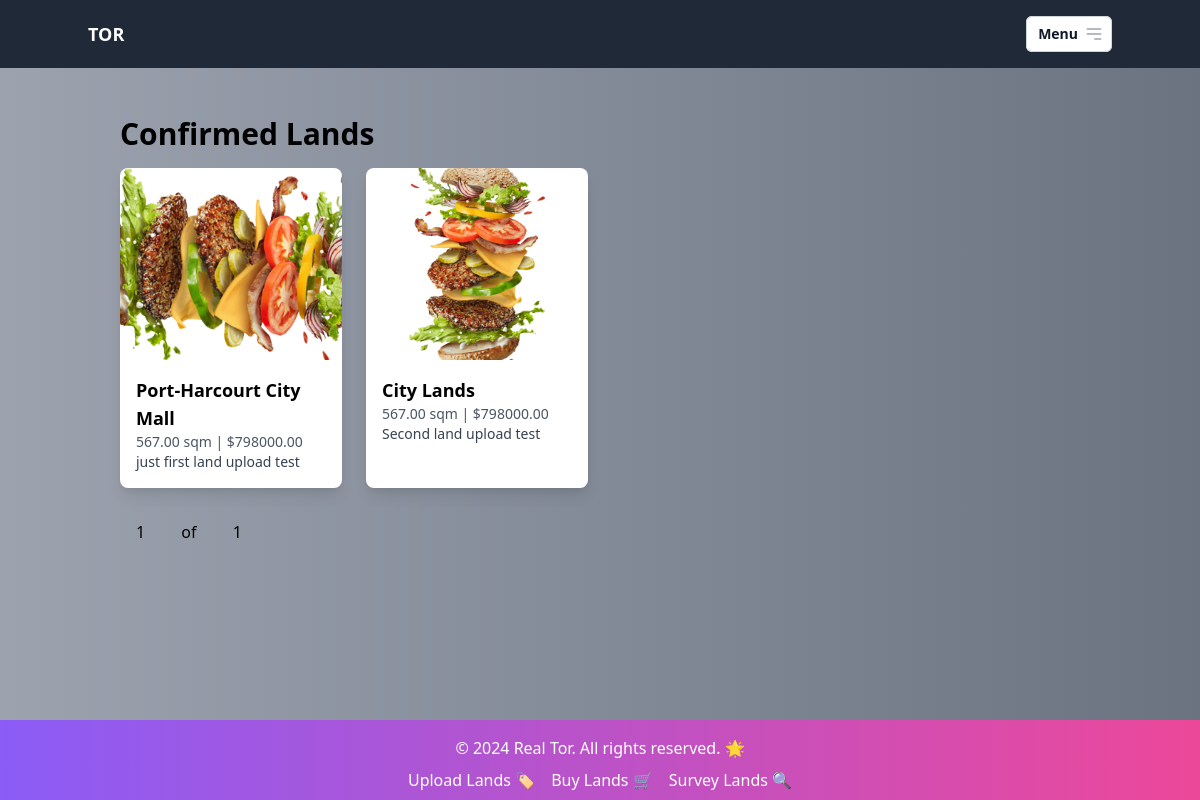
Page /lands/confirmed/ (signed in) on the earlier database version.
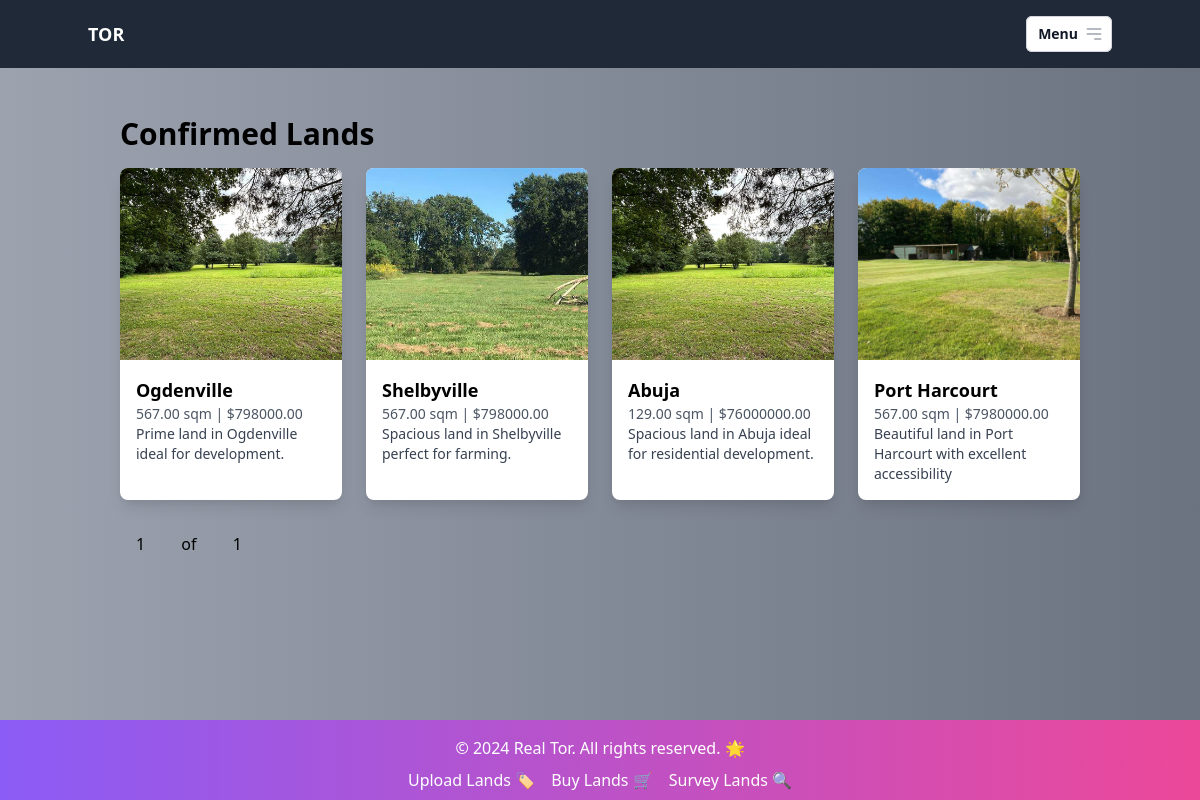
Same page on the later database version.
### lands/models.py (models this page shows, shortened)
class Land(models.Model):
    location = models.CharField(max_length=100)
    size = models.DecimalField(max_digits=10, decimal_places=2)
    price = models.DecimalField(max_digits=10, decimal_places=2)
    description = models.TextField()
    ownership_status = models.BooleanField(default=False, verbose_name="Ownership Status")
    confirmation_status = models.BooleanField(default=False, verbose_name="Confirmation Status")
    images = models.ImageField(upload_to="land_images", blank=True, null=True)
    document = models.FileField(upload_to="land_documents", blank=True, null=True)
    owner = models.ForeignKey(User, on_delete=models.CASCADE, related_name="lands", verbose_name="Owner")
    class Meta:
        verbose_name = "Land"
        verbose_name_plural = "Lands"

### lands/views.py (the view)
# urls.py: path('confirmed/', confirmed_lands, name='confirmed_lands'),
@login_required
def confirmed_lands(request):
    confirmed_lands = Land.objects.filter(confirmation_status=True)
    location = request.GET.get('location')
    size = request.GET.get('size')
    price = request.GET.get('price')
    ownership_status = request.GET.get('ownership_status')
    owner = request.GET.get('owner')
    if location:
        confirmed_lands = confirmed_lands.filter(location__icontains=location)
    if size:
        confirmed_lands = confirmed_lands.filter(size=size)
    if price:
        confirmed_lands = confirmed_lands.filter(price=price)
    if ownership_status:
        confirmed_lands = confirmed_lands.filter(ownership_status=ownership_status)
    if owner:
        confirmed_lands = confirmed_lands.filter(owner__username=owner)
    paginator = Paginator(confirmed_lands, 4)  # 4 lands per page
    page_number = request.GET.get('page')
    try:
        lands = paginator.page(page_number)
    except PageNotAnInteger:
        lands = paginator.page(1)
    except EmptyPage:
        lands = paginator.page(paginator.num_pages)
    context = {
        'lands': lands
    }
    return render(request, 'lands/confirmed_lands.html', context)

### templates/lands/confirmed_lands.html (shortened to what this page needs)
{% extends 'base.html' %}
{% block content %}
<div class="container mx-auto px-4 py-8">
    <h1 class="text-3xl font-bold mb-4">Confirmed Lands</h1>
    <div class="grid grid-cols-1 sm:grid-cols-2 md:grid-cols-3 lg:grid-cols-4 gap-6">
        {% for land in lands %}
        <a href="{% url 'land_detail' land_id=land.id %}" class="block rounded-lg shadow-lg bg-white overflow-hidden hover:shadow-xl transition duration-300">
            <img src="{{ land.images.url }}" alt="{{ land.location }}" class="w-full h-48 object-cover">
            <div class="p-4">
                <h2 class="text-lg font-bold">{{ land.location }}</h2>
                <p class="text-sm text-gray-600">{{ land.size }} sqm | ${{ land.price }}</p>
                <p class="text-sm text-gray-700">{{ land.description }}</p>
            </div>
        </a>
        {% endfor %}
    </div>
    <div class="mt-8">
        <span class="px-4 py-2">{{ lands.number }}</span>
        <span class="px-4 py-2">of</span>
        <span class="px-4 py-2">{{ lands.paginator.num_pages }}</span>
    </div>
</div>
{% endblock %}

### templates/base.html (shortened to what this page needs)
<!DOCTYPE html>
<html lang="en">
{% load static %}
<head>
    <link href="https://cdn.jsdelivr.net/npm/tailwindcss@2.2.16/dist/tailwind.min.css" rel="stylesheet">
</head>
<body class="bg-gradient-to-r from-gray-400 to-gray-500">
    {% include "chunks/main_nav.html" %}
    <div class="container mx-auto p-4">
        {% block content %}{% endblock %}
    </div>
    {% include "chunks/footer.html" %}
</body>
</html>

### templates/chunks/main_nav.html (shortened to what this page needs)
<nav class="bg-gray-800 p-4">
    <div class="container mx-auto flex justify-between items-center">
      <a href="{% url 'index' %}" class="text-white text-lg font-bold">TOR</a>
      <ul class="flex space-x-4">
        {% if user.is_authenticated %}
        <div class="relative inline-block text-left">
          <div>
            <div>
                <button type="button" class="inline-flex w-full justify-center gap-x-1.5 rounded-md bg-white px-3 py-2 text-sm font-semibold text-gray-900 shadow-sm ring-1 ring-inset ring-gray-300 hover:bg-gray-50" id="menu-button" aria-expanded="true" aria-haspopup="true">
                  Menu
                  <svg class="-mr-1 h-5 w-5 text-gray-400" viewBox="0 0 24 24" fill="none" stroke="currentColor" aria-hidden="true">
                    <path stroke-linecap="round" stroke-linejoin="round" stroke-width="2" d="M4 6h16M4 12h16m-7 6h7"></path>
                  </svg>
                </button>
              </div>
        </div>
        {% else %}
        <li><a href="{% url 'login' %}" class="text-white hover:text-gray-300 transition duration-300">Login</a></li>
        <li><a href="{% url 'register' %}" class="text-white hover:text-gray-300 transition duration-300">Register</a></li>
        {% endif %}
      </ul>
    </div>
  </nav>

### templates/chunks/footer.html
<footer class="bg-gradient-to-r from-purple-500 to-pink-500 text-white text-center py-4">
    <p>&copy; 2024 Real Tor. All rights reserved. 🌟</p>
    <div class="flex justify-center items-center space-x-4 mt-2">
        <a href="{% url 'seller_application' %}" class="hover:text-purple-300">Upload Lands 🏷️</a>
        <a href="{% url 'buyer_application' %}" class="hover:text-blue-300">Buy Lands 🛒</a>
        <a href="{% url 'surveyor_application' %}" class="hover:text-yellow-300">Survey Lands 🔍</a>
    </div>
</footer>

### templates/base.html (style rules this page uses)
html { min-height: 100%; position: relative; }
body { margin: 0; padding-bottom: 80px; }
footer { position: absolute; bottom: 0; width: 100%; height: 80px; background-color: #333; color: white; text-align: center; padding: 20px; }

Differences in the rows shown:
changed Land: images: a different picture; location "Port-Harcourt City Mall" → "Ogdenville"; description "just first land upload test" → "Prime land in Ogdenville ideal for development."
changed Land: images: a different picture; location "City Lands" → "Shelbyville"; description "Second land upload test" → "Spacious land in Shelbyville perfect for farming."
added Land: images (picture), location "Abuja", size "129.00", price "76000000.00", description "Spacious land in Abuja ideal for residential development."
added Land: images (picture), location "Port Harcourt", size "567.00", price "7980000.00", description "Beautiful land in Port Harcourt with excellent accessibility"
